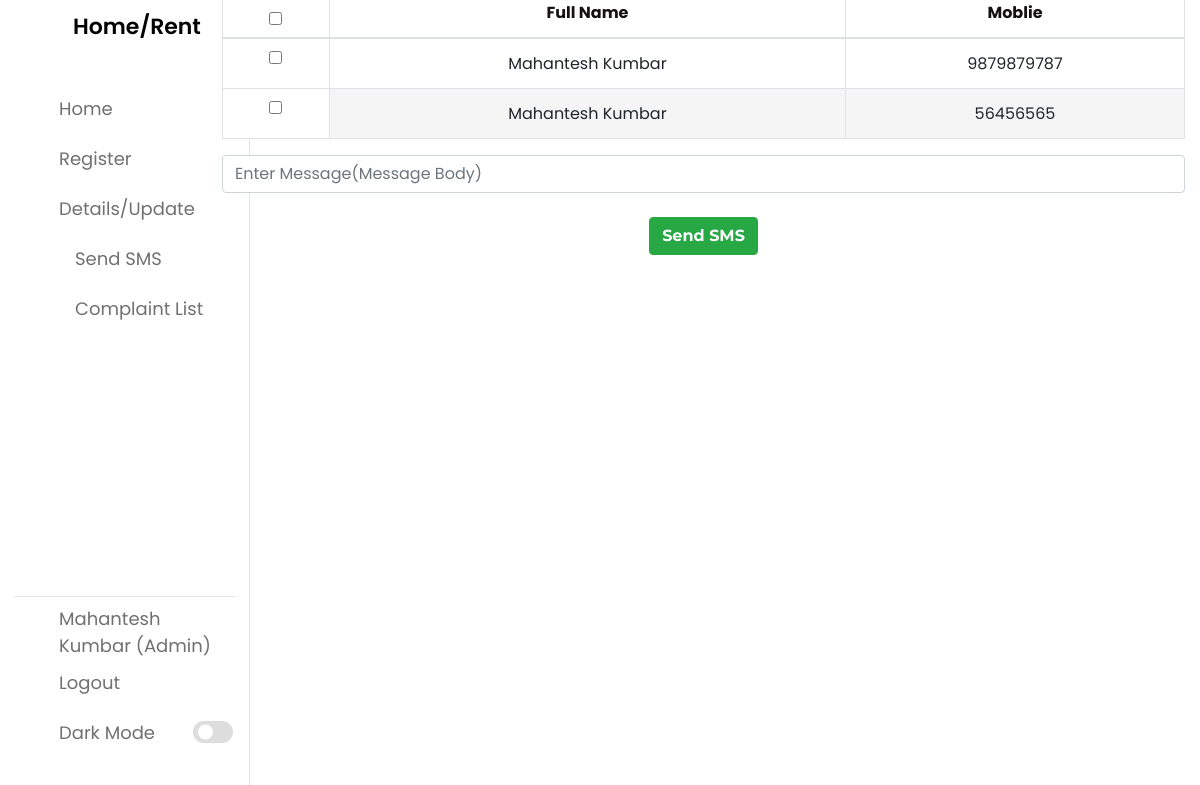
The app's page /app/sms.php (signed in), older data.
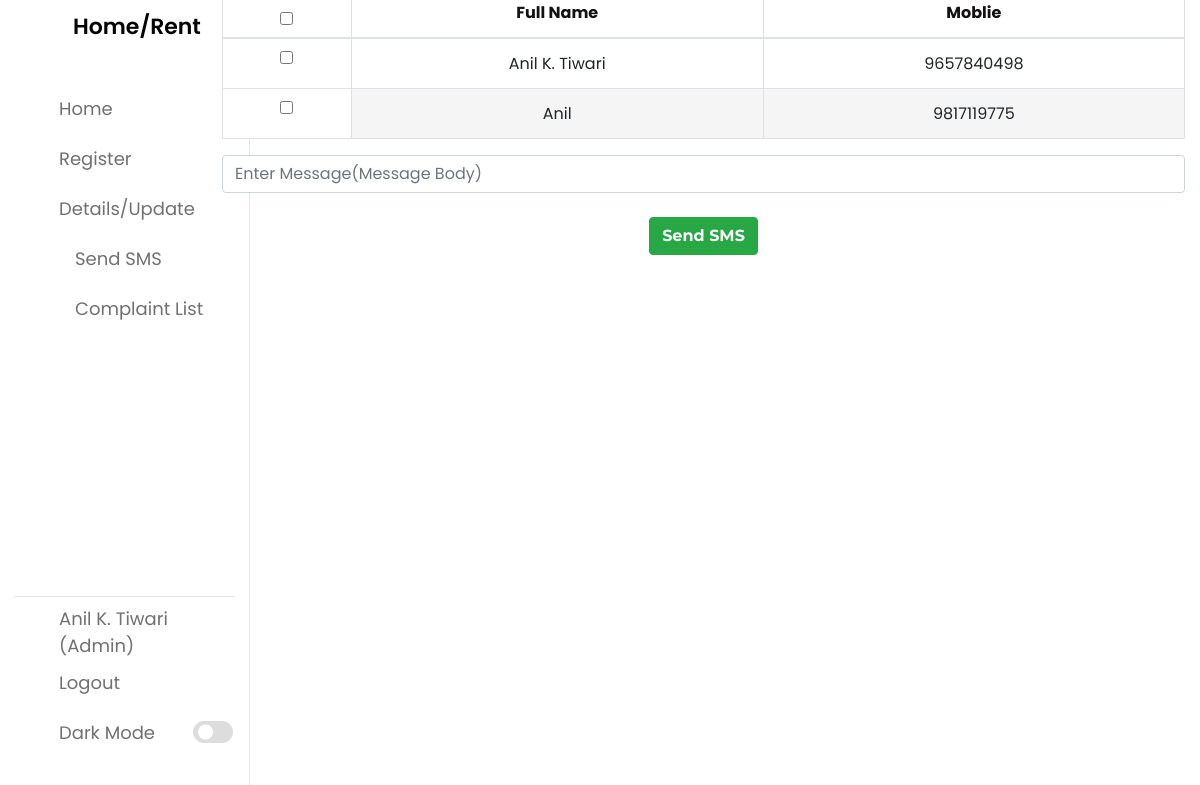
The same page, newer data.
### tables this page shows
CREATE TABLE `users` (
  `id` int(10) UNSIGNED NOT NULL,
  `fullname` varchar(191) NOT NULL,
  `mobile` varchar(191) NOT NULL,
  `username` varchar(191) NOT NULL,
  `email` varchar(191) NOT NULL,
  `password` varchar(191) NOT NULL,
  `created_at` timestamp NULL DEFAULT current_timestamp(),
  `updated_at` timestamp NULL DEFAULT current_timestamp(),
  `role` varchar(100) DEFAULT 'user',
  `status` int(1) NOT NULL DEFAULT 1
);

### app/sms.php (the view, shortened to what this page needs)
<?php
	require '../config/config.php';
		try {
			$stmt = $connect->prepare('SELECT * FROM users');
			$stmt->execute();
			$data = $stmt->fetchAll(PDO::FETCH_ASSOC);
		}
		catch(PDOException $e) {
			$errMsg = $e->getMessage();
		}
?>
<?php include '../include/side-nav.php';?>
<?php include '../include/header.php';?>
<section class="wrapper" style="margin-left:16%;margin-top: -5%;">
	<div class="container">
		<div class="row">
			<div class="col-12">
				<div class="table-responsive text-center">
					<form action="" method="post">
						<table class="table table-bordered">
						  <thead>
						    <tr>
						      <th><input type="checkbox" name="" id="selectAll"></th>
						      <th>Full Name</th>
						      <th>Moblie</th>
						    </tr>
						  </thead>
						  <tbody>
						  	<?php
						  		foreach ($data as $key => $value) {
								   echo '<tr>';
								      echo '<th scope="row"><input type="checkbox" name="check[]" value="'.$value['mobile'].'" id="selectAll$key"></th>';
								      echo '<td>'.$value['fullname'].'</td>';
								      echo '<td>'.$value['mobile'].'</td>';
								   echo '</tr>';
						  		}
						  	?>
						  </tbody>
						</table>
						<input type="textarea" name="message" class="form-control" placeholder="Enter Message(Message Body)" required>
						<br>
						<button type="submit" class="btn btn-success" name='sms_alert' value="sms_alert">Send SMS</button>
					</form>
				</div>
			</div>
		</div>
	</div>
</section>
<?php include '../include/footer.php';?>

### include/side-nav.php (shortened to what this page needs)
<html>
  <head>
    <link rel="stylesheet" href="../assets/css/styles.css">
    <link rel="stylesheet" href="https://unicons.iconscout.com/release/v4.0.0/css/line.css">
  </head>
  <body>
  <nav>
        <div class="logo-name">
            <span class="logo_name">Home/Rent</span>
        </div>
        <div class="menu-items">
            <ul class="nav-links">
                <li><a href="../auth/dashboard.php">
                    <i class="uil uil-estate"></i>
                    <span class="link-name">Home</span>
                </a></li>
                <li>
                <?php if($_SESSION['role'] == 'admin' || $_SESSION['role'] == 'user'){
                echo '<a href="../app/register.php">
	        	    <i class="uil uil-signin"></i>
                 <span class="link-name">Register</span>
                  </a>';
	      	 	} ?>
              </li>
                <li><a href="../app/list.php">
                  <i class="uil uil-document-info"></i>
                  <span class="link-name">Details/Update</span>
                </a></li>
                <li>
                 <?php if($_SESSION['role'] == 'admin'){
                  echo '<a href="../app/sms.php" class="nav-link">
                  <i class="uil uil-message"></i>
                  <span class="link-name">Send SMS</span></a>';
                 } ?>
                </li>
                <li>
                <?php if($_SESSION['role'] == 'admin'){
                echo '<a href="../app/cmplist.php" class="nav-link">
                <i class="uil uil-comments"></i>
                    <span class="link-name">Complaint List</span></a>';
                } ?>
                </li>
            </ul>
            <ul class="logout-mode">
              <li><a href="#">
                    <i class="uil uil-signout"></i>
                    <span class="link-name"><?php echo $_SESSION['fullname']; ?> <?php if($_SESSION['role'] == 'admin'){ echo "(Admin)"; } ?></span>
                </a></li>
                <li><a href="logout.php">
                    <i class="uil uil-signout"></i>
                    <span class="link-name">Logout</span>
                </a></li>
                <li class="mode">
                    <a href="#">
                        <i class="uil uil-moon"></i>
                    <span class="link-name">Dark Mode</span>
                </a>
                <div class="mode-toggle">
                  <span class="switch"></span>
                </div>
            </li>
            </ul>
        </div>
    </nav>
  </body>
</html>

Row changes from the older to the newer data that the page shows:
removed users: fullname "Mahantesh Kumbar", mobile "56456565"
changed users: fullname "Mahantesh Kumbar" → "Anil K. Tiwari"; mobile "9879879787" → "9657840498"
added users: fullname "Anil", mobile "9817119775"
Text that changed along with them:
$_SESSION['fullname']: "Mahantesh Kumbar" → "Anil K. Tiwari"
